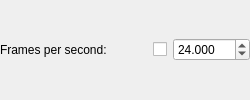
                <widget class="QWidget" name="w_curPfps" native="true">
                 <layout class="QHBoxLayout" name="horizontalLayout_6">
                  <property name="leftMargin">
                   <number>0</number>
                  </property>
                  <property name="topMargin">
                   <number>0</number>
                  </property>
                  <property name="rightMargin">
                   <number>0</number>
                  </property>
                  <property name="bottomMargin">
                   <number>0</number>
                  </property>
                  <item>
                   <widget class="QLabel" name="label_7">
                    <property name="text">
                     <string>Frames per second:</string>
                    </property>
                   </widget>
                  </item>
                  <item>
                   <spacer name="horizontalSpacer_6">
                    <property name="orientation">
                     <enum>Qt::Horizontal</enum>
                    </property>
                    <property name="sizeHint" stdset="0">
                     <size>
                      <width>40</width>
                      <height>20</height>
                     </size>
                    </property>
                   </spacer>
                  </item>
                  <item>
                   <widget class="QCheckBox" name="chb_curPuseFps">
                    <property name="text">
                     <string/>
                    </property>
                    <property name="checked">
                     <bool>false</bool>
                    </property>
                   </widget>
                  </item>
                  <item>
                   <widget class="QDoubleSpinBox" name="sp_curPfps">
                    <property name="minimumSize">
                     <size>
                      <width>60</width>
                      <height>0</height>
                     </size>
                    </property>
                    <property name="decimals">
                     <number>3</number>
                    </property>
                    <property name="minimum">
                     <double>1.000000000000000</double>
                    </property>
                    <property name="maximum">
                     <double>9999.989999999999782</double>
                    </property>
                    <property name="value">
                     <double>24.000000000000000</double>
                    </property>
                   </widget>
                  </item>
                 </layout>
                </widget>
